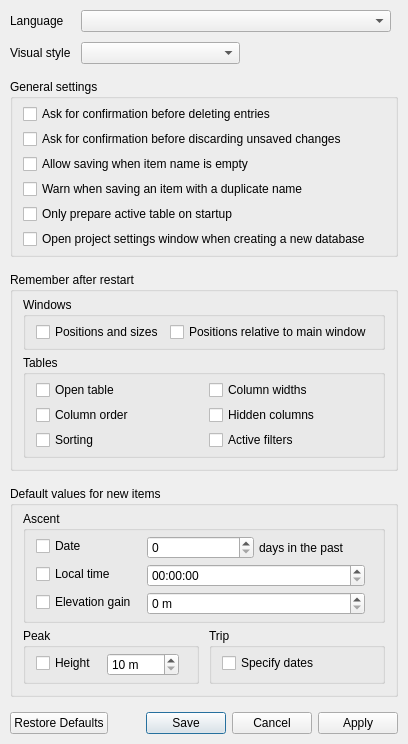
<?xml version="1.0" encoding="UTF-8"?>
<ui version="4.0">
 <class>SettingsWindow</class>
 <widget class="QDialog" name="SettingsWindow">
  <property name="geometry">
   <rect>
    <x>0</x>
    <y>0</y>
    <width>400</width>
    <height>823</height>
   </rect>
  </property>
  <property name="sizePolicy">
   <sizepolicy hsizetype="Fixed" vsizetype="Fixed">
    <horstretch>0</horstretch>
    <verstretch>0</verstretch>
   </sizepolicy>
  </property>
  <property name="minimumSize">
   <size>
    <width>400</width>
    <height>0</height>
   </size>
  </property>
  <property name="windowTitle">
   <string>Settings</string>
  </property>
  <layout class="QVBoxLayout" name="settingsWindowLayout">
   <property name="spacing">
    <number>15</number>
   </property>
   <property name="sizeConstraint">
    <enum>QLayout::SetFixedSize</enum>
   </property>
   <property name="leftMargin">
    <number>10</number>
   </property>
   <property name="topMargin">
    <number>10</number>
   </property>
   <property name="rightMargin">
    <number>10</number>
   </property>
   <property name="bottomMargin">
    <number>10</number>
   </property>
   <item>
    <layout class="QFormLayout" name="topSettingsLayout">
     <property name="horizontalSpacing">
      <number>10</number>
     </property>
     <property name="verticalSpacing">
      <number>10</number>
     </property>
     <item row="0" column="0">
      <widget class="QLabel" name="languageLabel">
       <property name="text">
        <string>Language</string>
       </property>
      </widget>
     </item>
     <item row="0" column="1">
      <layout class="QHBoxLayout" name="languageLayout">
       <property name="spacing">
        <number>0</number>
       </property>
       <item>
        <widget class="QComboBox" name="languageCombo">
         <property name="sizePolicy">
          <sizepolicy hsizetype="MinimumExpanding" vsizetype="Fixed">
           <horstretch>0</horstretch>
           <verstretch>0</verstretch>
          </sizepolicy>
         </property>
        </widget>
       </item>
       <item>
        <spacer name="languageSpacer">
         <property name="orientation">
          <enum>Qt::Horizontal</enum>
         </property>
        </spacer>
       </item>
      </layout>
     </item>
     <item row="1" column="0">
      <widget class="QLabel" name="styleLabel">
       <property name="text">
        <string>Visual style</string>
       </property>
      </widget>
     </item>
     <item row="1" column="1">
      <layout class="QHBoxLayout" name="styleLayout">
       <property name="spacing">
        <number>0</number>
       </property>
       <item>
        <widget class="QComboBox" name="styleCombo">
         <property name="sizePolicy">
          <sizepolicy hsizetype="MinimumExpanding" vsizetype="Fixed">
           <horstretch>0</horstretch>
           <verstretch>0</verstretch>
          </sizepolicy>
         </property>
        </widget>
       </item>
       <item>
        <spacer name="styleSpacer">
         <property name="orientation">
          <enum>Qt::Horizontal</enum>
         </property>
         <property name="sizeHint" stdset="0">
          <size>
           <width>40</width>
           <height>20</height>
          </size>
         </property>
        </spacer>
       </item>
      </layout>
     </item>
    </layout>
   </item>
   <item>
    <widget class="QGroupBox" name="generalSettingsBox">
     <property name="title">
      <string>General settings</string>
     </property>
     <layout class="QVBoxLayout" name="generalSettingsBoxLayout">
      <property name="spacing">
       <number>5</number>
      </property>
      <property name="leftMargin">
       <number>10</number>
      </property>
      <property name="topMargin">
       <number>5</number>
      </property>
      <property name="rightMargin">
       <number>10</number>
      </property>
      <property name="bottomMargin">
       <number>5</number>
      </property>
      <item>
       <widget class="QCheckBox" name="confirmDeleteCheckbox">
        <property name="text">
         <string>Ask for confirmation before deleting entries</string>
        </property>
       </widget>
      </item>
      <item>
       <widget class="QCheckBox" name="confirmCancelCheckbox">
        <property name="text">
         <string>Ask for confirmation before discarding unsaved changes</string>
        </property>
       </widget>
      </item>
      <item>
       <widget class="QCheckBox" name="allowEmptyNamesCheckbox">
        <property name="text">
         <string>Allow saving when item name is empty</string>
        </property>
       </widget>
      </item>
      <item>
       <widget class="QCheckBox" name="warnAboutDuplicateNamesCheckbox">
        <property name="text">
         <string>Warn when saving an item with a duplicate name</string>
        </property>
       </widget>
      </item>
      <item>
       <widget class="QCheckBox" name="onlyPrepareActiveTableCheckbox">
        <property name="text">
         <string>Only prepare active table on startup</string>
        </property>
       </widget>
      </item>
      <item>
       <widget class="QCheckBox" name="openProjectSettingsOnNewDatabaseCheckbox">
        <property name="text">
         <string>Open project settings window when creating a new database</string>
        </property>
       </widget>
      </item>
     </layout>
    </widget>
   </item>
   <item>
    <widget class="QGroupBox" name="rememberBox">
     <property name="title">
      <string>Remember after restart</string>
     </property>
     <layout class="QVBoxLayout" name="rememberBoxLayout">
      <property name="spacing">
       <number>5</number>
      </property>
      <property name="leftMargin">
       <number>10</number>
      </property>
      <property name="topMargin">
       <number>5</number>
      </property>
      <property name="rightMargin">
       <number>10</number>
      </property>
      <property name="bottomMargin">
       <number>10</number>
      </property>
      <item>
       <widget class="QGroupBox" name="rememberWindowsBox">
        <property name="title">
         <string>Windows</string>
        </property>
        <layout class="QGridLayout" name="rememberWindowsBoxLayout">
         <property name="leftMargin">
          <number>10</number>
         </property>
         <property name="topMargin">
          <number>5</number>
         </property>
         <property name="rightMargin">
          <number>10</number>
         </property>
         <property name="bottomMargin">
          <number>5</number>
         </property>
         <item row="0" column="0">
          <widget class="QCheckBox" name="rememberWindowGeometryCheckbox">
           <property name="text">
            <string>Positions and sizes</string>
           </property>
          </widget>
         </item>
         <item row="0" column="1">
          <widget class="QCheckBox" name="rememberWindowPositionsRelativeCheckbox">
           <property name="text">
            <string>Positions relative to main window</string>
           </property>
          </widget>
         </item>
        </layout>
       </widget>
      </item>
      <item>
       <widget class="QGroupBox" name="rememberTablesBox">
        <property name="title">
         <string>Tables</string>
        </property>
        <layout class="QGridLayout" name="rememberTablesBoxLayout">
         <property name="leftMargin">
          <number>10</number>
         </property>
         <property name="topMargin">
          <number>5</number>
         </property>
         <property name="rightMargin">
          <number>10</number>
         </property>
         <property name="bottomMargin">
          <number>5</number>
         </property>
         <property name="horizontalSpacing">
          <number>10</number>
         </property>
         <property name="verticalSpacing">
          <number>5</number>
         </property>
         <item row="2" column="1">
          <widget class="QCheckBox" name="rememberFiltersCheckbox">
           <property name="text">
            <string>Active filters</string>
           </property>
          </widget>
         </item>
         <item row="0" column="0">
          <widget class="QCheckBox" name="rememberTableCheckbox">
           <property name="text">
            <string>Open table</string>
           </property>
          </widget>
         </item>
         <item row="2" column="0">
          <widget class="QCheckBox" name="rememberSortingCheckbox">
           <property name="text">
            <string>Sorting</string>
           </property>
          </widget>
         </item>
         <item row="0" column="1">
          <widget class="QCheckBox" name="rememberColumnWidthsCheckbox">
           <property name="text">
            <string>Column widths</string>
           </property>
          </widget>
         </item>
         <item row="1" column="0">
          <widget class="QCheckBox" name="rememberColumnOrderCheckbox">
           <property name="text">
            <string>Column order</string>
           </property>
          </widget>
         </item>
         <item row="1" column="1">
          <widget class="QCheckBox" name="rememberHiddenColumnsCheckbox">
           <property name="text">
            <string>Hidden columns</string>
           </property>
          </widget>
         </item>
        </layout>
       </widget>
      </item>
     </layout>
    </widget>
   </item>
   <item>
    <widget class="QGroupBox" name="defaultValuesSettingsBox">
     <property name="title">
      <string>Default values for new items</string>
     </property>
     <layout class="QVBoxLayout" name="defaultValuesSettingsBoxLayout">
      <property name="spacing">
       <number>5</number>
      </property>
      <property name="leftMargin">
       <number>10</number>
      </property>
      <property name="topMargin">
       <number>5</number>
      </property>
      <property name="rightMargin">
       <number>10</number>
      </property>
      <property name="bottomMargin">
       <number>10</number>
      </property>
      <item>
       <widget class="QGroupBox" name="ascentSettingsBox">
        <property name="title">
         <string>Ascent</string>
        </property>
        <layout class="QFormLayout" name="ascentSettingsBoxLayout">
         <property name="horizontalSpacing">
          <number>10</number>
         </property>
         <property name="verticalSpacing">
          <number>5</number>
         </property>
         <property name="leftMargin">
          <number>10</number>
         </property>
         <property name="topMargin">
          <number>5</number>
         </property>
         <property name="rightMargin">
          <number>10</number>
         </property>
         <property name="bottomMargin">
          <number>5</number>
         </property>
         <item row="1" column="0">
          <widget class="QCheckBox" name="ascentTimeCheckbox">
           <property name="text">
            <string>Local time</string>
           </property>
          </widget>
         </item>
         <item row="2" column="0">
          <widget class="QCheckBox" name="ascentElevationGainCheckbox">
           <property name="text">
            <string>Elevation gain</string>
           </property>
          </widget>
         </item>
         <item row="0" column="1">
          <layout class="QHBoxLayout" name="ascentDateLayout">
           <property name="spacing">
            <number>5</number>
           </property>
           <item>
            <widget class="QSpinBox" name="ascentDateDaysInPastSpinner">
             <property name="minimumSize">
              <size>
               <width>65</width>
               <height>0</height>
              </size>
             </property>
             <property name="maximum">
              <number>99999</number>
             </property>
             <property name="value">
              <number>0</number>
             </property>
            </widget>
           </item>
           <item>
            <widget class="QLabel" name="ascentDateDaysInPastLabel">
             <property name="text">
              <string>days in the past</string>
             </property>
            </widget>
           </item>
           <item>
            <spacer name="ascentDateSpacer">
             <property name="orientation">
              <enum>Qt::Horizontal</enum>
             </property>
            </spacer>
           </item>
          </layout>
         </item>
         <item row="0" column="0">
          <widget class="QCheckBox" name="ascentDateCheckbox">
           <property name="text">
            <string>Date</string>
           </property>
          </widget>
         </item>
         <item row="1" column="1">
          <layout class="QHBoxLayout" name="ascentTimeLayout">
           <property name="spacing">
            <number>5</number>
           </property>
           <item>
            <widget class="QTimeEdit" name="ascentTimeWidget">
             <property name="minimumSize">
              <size>
               <width>65</width>
               <height>0</height>
              </size>
             </property>
            </widget>
           </item>
           <item>
            <spacer name="ascentTimeSpacer">
             <property name="orientation">
              <enum>Qt::Horizontal</enum>
             </property>
            </spacer>
           </item>
          </layout>
         </item>
         <item row="2" column="1">
          <layout class="QHBoxLayout" name="ascentElevationGainLayout">
           <property name="spacing">
            <number>5</number>
           </property>
           <item>
            <widget class="QSpinBox" name="ascentElevationGainSpinner">
             <property name="minimumSize">
              <size>
               <width>65</width>
               <height>0</height>
              </size>
             </property>
             <property name="suffix">
              <string notr="true"> m</string>
             </property>
             <property name="maximum">
              <number>9000</number>
             </property>
            </widget>
           </item>
           <item>
            <spacer name="ascentElevationGainSpacer">
             <property name="orientation">
              <enum>Qt::Horizontal</enum>
             </property>
            </spacer>
           </item>
          </layout>
         </item>
        </layout>
       </widget>
      </item>
      <item>
       <layout class="QHBoxLayout" name="peakTripSettingsBoxesLayout">
        <property name="spacing">
         <number>10</number>
        </property>
        <item>
         <widget class="QGroupBox" name="peakSettingsBox">
          <property name="title">
           <string>Peak</string>
          </property>
          <layout class="QFormLayout" name="peakSettingsBoxLayout">
           <property name="horizontalSpacing">
            <number>10</number>
           </property>
           <property name="verticalSpacing">
            <number>5</number>
           </property>
           <property name="leftMargin">
            <number>10</number>
           </property>
           <property name="topMargin">
            <number>5</number>
           </property>
           <property name="rightMargin">
            <number>10</number>
           </property>
           <property name="bottomMargin">
            <number>5</number>
           </property>
           <item row="0" column="0">
            <widget class="QCheckBox" name="peakHeightCheckbox">
             <property name="text">
              <string>Height</string>
             </property>
            </widget>
           </item>
           <item row="0" column="1">
            <layout class="QHBoxLayout" name="peakHeightLayout">
             <property name="spacing">
              <number>5</number>
             </property>
             <item>
              <widget class="QSpinBox" name="peakHeightSpinner">
               <property name="minimumSize">
                <size>
                 <width>65</width>
                 <height>0</height>
                </size>
               </property>
               <property name="suffix">
                <string notr="true"> m</string>
               </property>
               <property name="minimum">
                <number>10</number>
               </property>
               <property name="maximum">
                <number>9000</number>
               </property>
              </widget>
             </item>
             <item>
              <spacer name="peakHeightSpacer">
               <property name="orientation">
                <enum>Qt::Horizontal</enum>
               </property>
              </spacer>
             </item>
            </layout>
           </item>
          </layout>
         </widget>
        </item>
        <item>
         <widget class="QGroupBox" name="tripSettingsBox">
          <property name="title">
           <string>Trip</string>
          </property>
          <layout class="QFormLayout" name="tripSettingsBoxLayout">
           <property name="horizontalSpacing">
            <number>10</number>
           </property>
           <property name="verticalSpacing">
            <number>5</number>
           </property>
           <property name="leftMargin">
            <number>10</number>
           </property>
           <property name="topMargin">
            <number>5</number>
           </property>
           <property name="rightMargin">
            <number>10</number>
           </property>
           <property name="bottomMargin">
            <number>5</number>
           </property>
           <item row="0" column="0">
            <widget class="QCheckBox" name="tripDatesCheckbox">
             <property name="text">
              <string>Specify dates</string>
             </property>
            </widget>
           </item>
           <item row="0" column="1">
            <spacer name="tripDatesSpacer">
             <property name="orientation">
              <enum>Qt::Horizontal</enum>
             </property>
            </spacer>
           </item>
          </layout>
         </widget>
        </item>
       </layout>
      </item>
     </layout>
    </widget>
   </item>
   <item>
    <spacer name="bottomSpacer">
     <property name="orientation">
      <enum>Qt::Vertical</enum>
     </property>
     <property name="sizeHint" stdset="0">
      <size>
       <width>0</width>
       <height>0</height>
      </size>
     </property>
    </spacer>
   </item>
   <item>
    <widget class="QDialogButtonBox" name="bottomButtonBox">
     <property name="orientation">
      <enum>Qt::Horizontal</enum>
     </property>
     <property name="standardButtons">
      <set>QDialogButtonBox::Apply|QDialogButtonBox::Cancel|QDialogButtonBox::RestoreDefaults|QDialogButtonBox::Save</set>
     </property>
     <property name="centerButtons">
      <bool>false</bool>
     </property>
    </widget>
   </item>
  </layout>
 </widget>
 <resources/>
 <connections/>
</ui>
